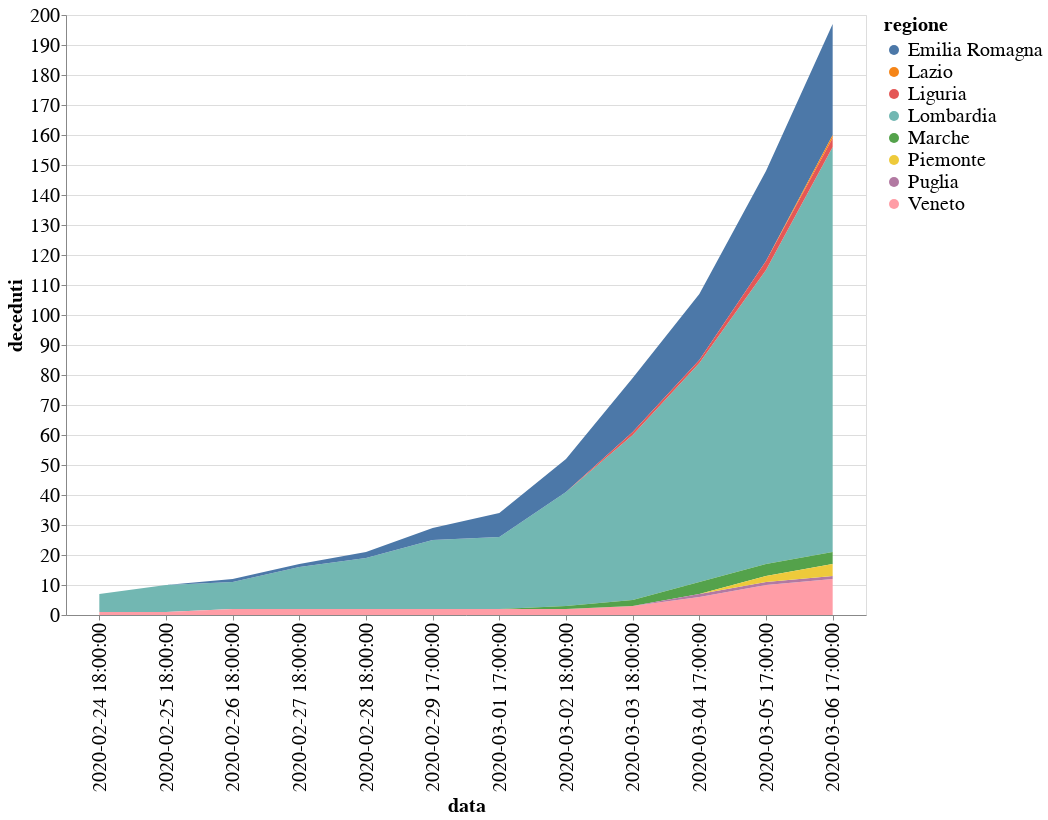

The code cell stored with this chart in its notebook:
### Markdown cell above
## Number of deaths by region

### Code cell
alt.Chart(regions_df).mark_area().encode(
    alt.Y('deceduti'),
    x='data',
    color='regione',
    tooltip=['regione', 'data', 'deceduti']
).properties(
    height=600,
    width=800
).transform_filter(
    (datum.deceduti > 0)
).interactive()

### Figure 1 — Vega-Lite specification as saved in the notebook (floating-point values rounded to 4 significant figures; data arrays with more than 128 entries replaced by an {"elided": "..."} marker saying what was removed)
{"width": 800, "height": 600, "config": {"line": {"strokeWidth": 4}, "style": {"bar": {"size": 20}}, "legend": {"symbolSize": 100, "titleFontSize": 20, "labelFontSize": 20}, "axis": {"titleFontSize": 20, "labelFontSize": 20}}, "data": {"name": "data-2725a45255021b509dfc38a0ddf84fd1"}, "mark": "area", "encoding": {"color": {"type": "nominal", "field": "regione"}, "tooltip": [{"type": "nominal", "field": "regione"}, {"type": "nominal", "field": "data"}, {"type": "quantitative", "field": "deceduti"}], "x": {"type": "nominal", "field": "data"}, "y": {"type": "quantitative", "field": "deceduti"}}, "selection": {"selector014": {"type": "interval", "bind": "scales", "encodings": ["x", "y"]}}, "transform": [{"filter": "(datum.deceduti > 0)"}], "$schema": "https://vega.github.io/schema/vega-lite/v4.0.2.json", "datasets": {"data-2725a45255021b509dfc38a0ddf84fd1": {"elided": "252 records"}}}
